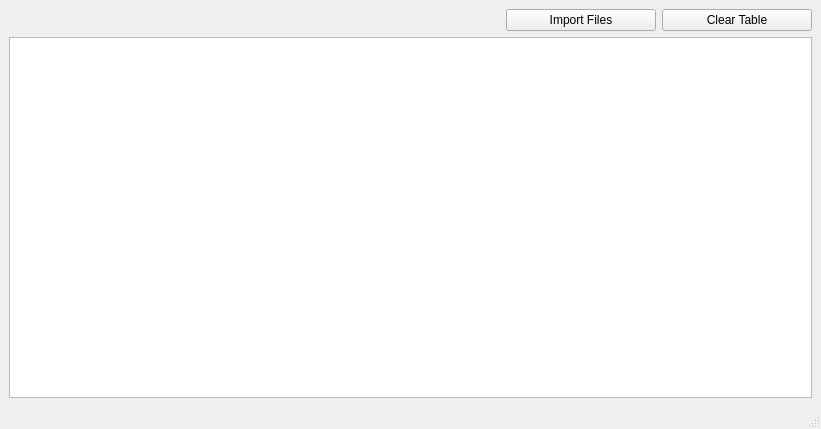
<?xml version="1.0" encoding="UTF-8"?>
<ui version="4.0">
 <class>MainWindow</class>
 <widget class="QMainWindow" name="MainWindow">
  <property name="geometry">
   <rect>
    <x>0</x>
    <y>0</y>
    <width>821</width>
    <height>429</height>
   </rect>
  </property>
  <property name="windowTitle">
   <string>STC_test</string>
  </property>
  <widget class="QWidget" name="centralwidget">
   <layout class="QGridLayout" name="gridLayout">
    <item row="0" column="0">
     <layout class="QVBoxLayout" name="verticalLayout">
      <item>
       <layout class="QHBoxLayout" name="horizontalLayout">
        <item>
         <spacer name="horizontalSpacer">
          <property name="orientation">
           <enum>Qt::Horizontal</enum>
          </property>
          <property name="sizeHint" stdset="0">
           <size>
            <width>40</width>
            <height>20</height>
           </size>
          </property>
         </spacer>
        </item>
        <item>
         <widget class="QPushButton" name="importButton">
          <property name="minimumSize">
           <size>
            <width>150</width>
            <height>0</height>
           </size>
          </property>
          <property name="text">
           <string>Import Files</string>
          </property>
         </widget>
        </item>
        <item>
         <widget class="QPushButton" name="clearButton">
          <property name="minimumSize">
           <size>
            <width>150</width>
            <height>0</height>
           </size>
          </property>
          <property name="maximumSize">
           <size>
            <width>134</width>
            <height>16777215</height>
           </size>
          </property>
          <property name="text">
           <string>Clear Table</string>
          </property>
         </widget>
        </item>
       </layout>
      </item>
      <item>
       <widget class="QTableView" name="textEditorsView">
        <property name="selectionMode">
         <enum>QAbstractItemView::SingleSelection</enum>
        </property>
        <property name="selectionBehavior">
         <enum>QAbstractItemView::SelectRows</enum>
        </property>
       </widget>
      </item>
     </layout>
    </item>
   </layout>
  </widget>
  <widget class="QMenuBar" name="menubar">
   <property name="geometry">
    <rect>
     <x>0</x>
     <y>0</y>
     <width>821</width>
     <height>22</height>
    </rect>
   </property>
  </widget>
  <widget class="QStatusBar" name="statusbar"/>
 </widget>
 <resources/>
 <connections/>
</ui>
